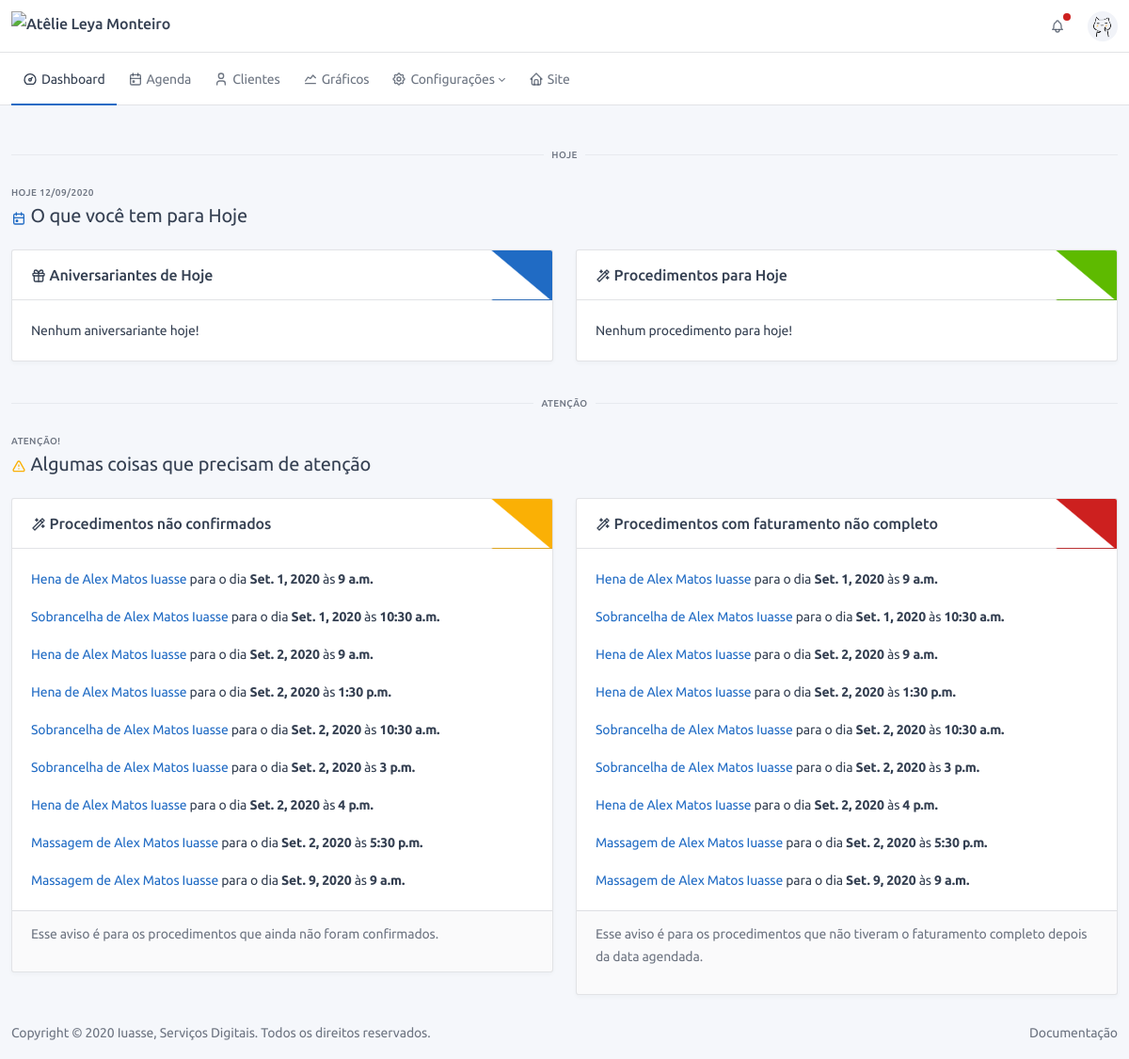
The app's page /dashboard/ (signed in), older data.
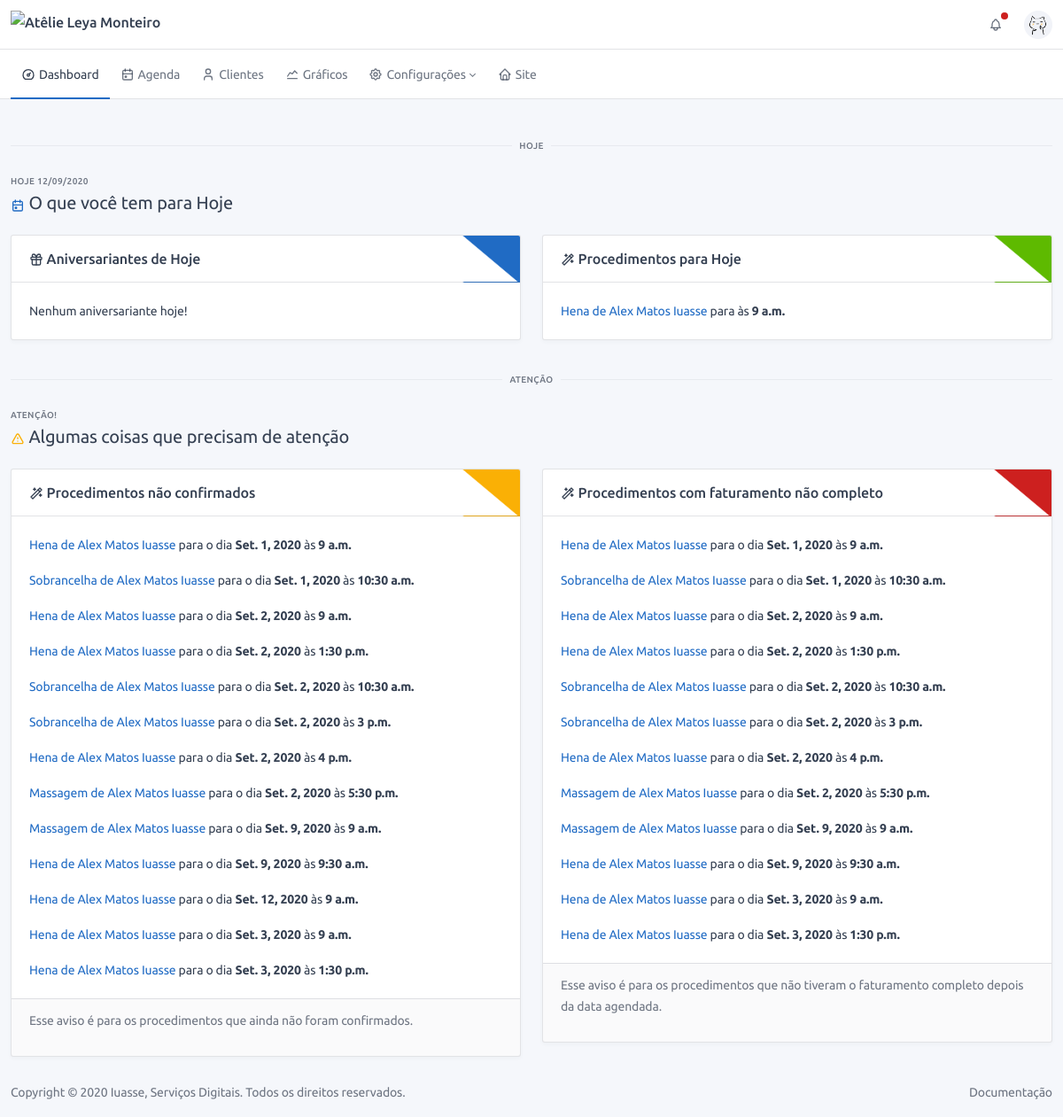
The same page, newer data.
### service/models.py (models this page shows, shortened)
class OrderOfService(BaseModel):
    type_of_service = models.ForeignKey("config.TypeOfService", verbose_name="Procedimento", on_delete=models.SET_NULL,
                                        null=True)
    status = models.ForeignKey("config.StatusService", verbose_name="Status", on_delete=models.PROTECT)
    finished = models.BooleanField("finalizado", default=False)
    counted = models.BooleanField("contabilizado", default=False, help_text="Procedimento já foi contabilizado?")
    confirmed = models.BooleanField("confirmado", default=False, help_text="Procedimento foi confirmado?")
    canceled = models.BooleanField("cancelado", default=False, help_text="Procedimento foi cancelado?")
    date = models.DateField("Data", default=timezone.localtime(timezone.now()))
    time = models.TimeField("Hora", default=timezone.localtime(timezone.now()))
    observation = models.TextField("observação", blank=True)
    customer = models.ForeignKey("users.CustomUser", verbose_name="Cliente", on_delete=models.CASCADE, blank=True,
                                 null=True)
    def get_absolute_url(self):
        return reverse(self.get_reverse_profile, kwargs={'cpk': self.customer.pk, 'pk': self.pk})
    def get_full_name(self):
        return "{} de {}".format(self.type_of_service, self.customer.get_full_name())
    def get_invoice_not_completed(self):
        if self.date < date.today():
            for i in self.invoice_set.all():
                if not i.type_of_payment:
                    return True
        return False

### users/models.py (models this page shows, shortened)
class CustomUser(AbstractUser):
    birth_day = models.DateField('data de nascimento', blank=True, null=True)
    whatsapp = models.CharField('whatsapp', max_length=16)
    total_of_points = models.IntegerField(default=0, verbose_name='Total de pontos')
    def get_full_name(self):
        return "{} {}".format(self.first_name, self.last_name)

### config/models.py (models this page shows, shortened)
class BaseConfigModel(BaseModel):
    name = models.CharField("nome", max_length=128)
    def __str__(self):
        return self.name
    class Meta:
        abstract = True

class TypeOfService(BaseConfigModel):
    contextual = models.CharField("cor", default="#ffffff", max_length=7,
                                  help_text="Escolha uma cor para representar esse procedimento!")
    time = models.FloatField("tempo", default=30, help_text="Coloque o tempo em minutos, ex.: 1hr = 60min")
    value = models.DecimalField("Valor", max_digits=11, decimal_places=2, default=0,
                                help_text="Valor do procedimento, ele será usado para auto preenchimento de alguns "
                                          "campos!")
    rewarded_points = models.IntegerField("pontos ganhos", default=0)
    description = models.TextField("Descrição", blank=True, help_text="Usado no site para descrever o procedimento")
    image = models.ImageField("Foto", upload_to='images/', help_text="Foto representando o procedimento.",
                              blank=True, null=True)

### frontend/views.py (the view)
# urls.py: path('dashboard/', Dashboard.as_view(), name='dashboard'),
class Dashboard(LoginRequiredMixin, View):
    template = 'dashboard.html'
    def get(self, request):
        return render(request, self.template, context_dashboard())

### base/models.py (called while the page is built)
    @property
    def get_reverse_profile(self):
        return '{}:{}:profile'.format(self._meta.app_label, self._meta.model_name)

### frontend/templates/dashboard.html
{% extends 'base.html' %}
{% load static %}
{% block content %}
<div class="container-xl">
    <div class="hr-text">Hoje</div>
    <div class="page-header">
        <div class="row align-items-center">
            <div class="col-auto">
                <div class="page-pretitle">
                    {{today.pre_title}}
                </div>
                <h2 class="page-title">
                    <span class="text-primary">{{today.title.icon|safe}}</span>
                    {{today.title.text}}
                </h2>
            </div>
        </div>
    </div>
    <div class="row">
        <div class="col-lg-6 col-md-12">
            <div class="card">
                <div class="card-header bg-triangle-top-primary">
                    <div class="card-title">
                        {{birthdays.title.icon|safe}}
                        {{birthdays.title.text}}
                    </div>
                </div>
                <div class="card-body">
                    {% if birthdays.data %}
                    {% for obj in birthdays.data %}
                    <p>
                        <a href="{{obj.get_absolute_url}}" target="_blank">
                            {{obj.get_full_name}}
                        </a>
                        faz <span class="font-weight-bold">{{obj.get_age}}</span> anos hoje,
                        Whatsapp: <span class="font-weight-bold">{{obj.whatsapp}}</span>
                    </p>
                    {% endfor %}
                    {% else %}
                    <p>Nenhum aniversariante hoje!</p>
                    {% endif %}
                </div>
            </div>
        </div>
        <div class="col-lg-6 col-md-12">
            <div class="card">
                <div class="card-header bg-triangle-top-success">
                    <div class="card-title">
                        {{services_today.title.icon|safe}}
                        {{services_today.title.text}}
                    </div>
                </div>
                <div class="card-body">
                    {% if services_today.data %}
                    {% for obj in services_today.data %}
                    <p>
                        <a href="{{obj.get_absolute_url}}" target="_blank">
                            {{obj.get_full_name}}
                        </a>
                        para às <span class="font-weight-bold">{{obj.time}}</span>
                    </p>
                    {% endfor %}
                    {% else %}
                    <p>Nenhum procedimento para hoje!</p>
                    {% endif %}
                </div>
            </div>
        </div>
    </div>
</div>
<div class="container-xl dashboard">
    <div class="hr-text">Atenção</div>
    <div class="page-header">
        <div class="row align-items-center">
            <div class="col-auto">
                <div class="page-pretitle">
                    {{atention.pre_title}}
                </div>
                <h2 class="page-title">
                    <span class="text-warning">{{atention.title.icon|safe}}</span>
                    {{atention.title.text}}
                </h2>
            </div>
        </div>
    </div>
    <div class="row">
        {% if services_not_confirmed.data %}
        <div class="col-lg-6 col-md-12">
            <div class="card">
                <div class="card-header bg-triangle-top-warning">
                    <div class="card-title">
                        {{services_not_confirmed.title.icon|safe}}
                        {{services_not_confirmed.title.text}}
                    </div>
                </div>
                <div class="card-body">
                    {% for obj in services_not_confirmed.data %}
                    <p>
                        <a href="{{obj.get_absolute_url}}" target="_blank">
                            {{obj.get_full_name}}
                        </a>
                        para o dia <span class="font-weight-bold">{{obj.date}}</span>
                        às <span class="font-weight-bold">{{obj.time}}</span>
                    </p>
                    {% endfor %}
                </div>
                <div class="card-footer">
                    <p>Esse aviso é para os procedimentos que ainda não foram confirmados.</p>
                </div>
            </div>
        </div>
        {% endif %}
        {% if services_invoice_not_completed.data %}
        <div class="col-lg-6 col-md-12">
            <div class="card">
                <div class="card-header bg-triangle-top-danger">
                    <div class="card-title">
                        {{services_invoice_not_completed.title.icon|safe}}
                        {{services_invoice_not_completed.title.text}}
                    </div>
                </div>
                <div class="card-body">
                    {% for obj in services_invoice_not_completed.data %}
                    <p>
                        <a href="{{obj.get_absolute_url}}" target="_blank">
                            {{obj.get_full_name}}
                        </a>
                        para o dia <span class="font-weight-bold">{{obj.date}}</span>
                        às <span class="font-weight-bold">{{obj.time}}</span>
                    </p>
                    {% endfor %}
                </div>
                <div class="card-footer">
                    <p>Esse aviso é para os procedimentos que não tiveram o faturamento completo depois da data
                        agendada.</p>
                </div>
            </div>
        </div>
        {% endif %}
    </div>
</div>
{% endblock %}

### frontend/templates/base.html (shortened to what this page needs)
<!DOCTYPE html>
<html lang="en">
<head>
    {% load static %}
    <link href="{% static 'dist/css/tabler.min.css' %}" rel="stylesheet"/>
    <link href="{% static 'custom/css/custom-css.css' %}" rel="stylesheet"/>
</head>
{% block body_html %}
<body class="antialiased">
{% block sidebar %}{% include "topbar.html" %}{% endblock %}
<div class="page">
    <div class="content" id="content">
        {% block content %}{% include "dashboard.html" %}{% endblock %}
        {% block footer %}{% include "footer.html" %}{% endblock %}
    </div>
</div>
</body>
{% endblock %}
</html>

### frontend/templates/topbar.html (shortened to what this page needs)
{% load static %}
<header class="navbar navbar-expand-md navbar-light">
    <div class="container-xl">
        <a class="navbar-brand navbar-brand-autodark d-none-navbar-horizontal pr-0 pr-md-3"
           href="{% url 'frontend:dashboard' %}">
            <img alt="{{NAME_OF_ENTERPRISE}}" class="navbar-brand-image" src="{% static 'logo-bar.svgz' %}">
        </a>
        <div class="navbar-nav flex-row order-md-last">
            <div class="nav-item dropdown d-none d-md-flex mr-3">
                <a class="nav-link px-0" data-toggle="dropdown" href="#" tabindex="-1">
                    <span class="badge bg-red"></span>
                </a>
            </div>
            <div class="nav-item dropdown">
                <a class="nav-link d-flex lh-1 text-reset p-0" data-toggle="dropdown" href="#">
                    <span class="avatar" style="background-image: url('{% static 'avatars/000.png' %}')"></span>
                </a>
            </div>
        </div>
    </div>
</header>
<div class="navbar-expand-md">
    <div class="collapse navbar-collapse" id="navbar-menu">
        <div class="navbar navbar-light">
            <div class="container-xl">
                <ul class="navbar-nav">
                    <li class="nav-item {% if request.resolver_match.url_name == 'dashboard' %}active{% endif %}">
                        <a class="nav-link" href="{% url 'frontend:dashboard' %}">
                        <span class="nav-link-icon d-md-none d-lg-inline-block">
                          {{ICON_DASHBOARD|safe}}
                        </span>
                            <span class="nav-link-title">Dashboard</span>
                        </a>
                    </li>
                    <li class="nav-item {% if 'business' in request.path %}active{% endif %}">
                        <a class="nav-link" href="{% url 'business:calendar:view' %}">
                        <span class="nav-link-icon d-md-none d-lg-inline-block">
                          {{ICON_CALENDAR|safe}}
                        </span>
                            <span class="nav-link-title">Agenda</span>
                        </a>
                    </li>
                    <li class="nav-item {% if 'user' in request.path %}active{% endif %}">
                        <a class="nav-link" href="{% url 'users:customuser:view' %}">
                         <span class="nav-link-icon d-md-none d-lg-inline-block">
                          {{ICON_PERSON|safe}}
                        </span>
                            <span class="nav-link-title">Clientes</span>
                        </a>
                    </li>
                    <li class="nav-item {% if 'chart' in request.path %}active{% endif %}">
                        {% now "Y" as current_year %}
                        <a class="nav-link" href="{% url 'frontend:chart' year=current_year %}">
                         <span class="nav-link-icon d-md-none d-lg-inline-block">
                          {{ICON_LINE_CHART|safe}}
                        </span>
                            <span class="nav-link-title">Gráficos</span>
                        </a>
                    </li>
                    <li class="nav-item dropdown nav-item {% if 'config' in request.path %}active{% endif %}">
                        <a aria-expanded="false" class="nav-link dropdown-toggle" data-toggle="dropdown"
                           href="#navbar-base" role="button">
                            <span class="nav-link-icon d-md-none d-lg-inline-block">{{ICON_SETTINGS|safe}}</span>
                            <span class="nav-link-title">Configurações</span>
                        </a>
                    </li>
                    <li class="nav-item {% if 'homepage' in request.path %}active{% endif %}">
                        <a class="nav-link" href="{% url 'frontend:homepage' %}">
                        <span class="nav-link-icon d-md-none d-lg-inline-block">
                          {{ICON_HOME|safe}}
                        </span>
                            <span class="nav-link-title">Site</span>
                        </a>
                    </li>
                </ul>
            </div>
        </div>
    </div>
</div>

### frontend/templates/footer.html
<footer class="footer footer-transparent">
    <div class="container-xl">
        <div class="row text-center align-items-center flex-row-reverse">
            <div class="col-lg-auto ml-lg-auto">
                <ul class="list-inline list-inline-dots mb-0">
                    <li class="list-inline-item"><a class="link-secondary" href="./docs/index.html">Documentação</a>
                    </li>
                </ul>
            </div>
            <div class="col-12 col-lg-auto mt-3 mt-lg-0">
                Copyright © 2020
                <a class="link-secondary" href="https://iuasse.com.br">Iuasse, Serviços Digitais</a>.
                Todos os direitos reservados.
            </div>
        </div>
    </div>
</footer>

### frontend/static/custom/css/custom-css.css (style rules this page uses)
.bg-triangle-top-primary { background: linear-gradient(-140deg, #206bc4 10%, rgba(0, 0, 0, 0) 10.3%); }
.bg-triangle-top-success { background: linear-gradient(-140deg, #5eba00 10%, rgba(0, 0, 0, 0) 10.3%); }
.bg-triangle-top-warning { background: linear-gradient(-140deg, #fab005 10%, rgba(0, 0, 0, 0) 10.3%); }
.bg-triangle-top-danger { background: linear-gradient(-140deg, #cd201f 10%, rgba(0, 0, 0, 0) 10.3%); }

### frontend/templates/base.html (style rules this page uses)
body { display: none; }

Row changes from the older to the newer data that the page shows:
added OrderOfService: get_full_name "Hena de Alex Matos Iuasse", time "9 a.m.", date "Set. 12, 2020"
added OrderOfService: get_full_name "Hena de Alex Matos Iuasse", date "Set. 9, 2020", time "9:30 a.m."
added OrderOfService: get_full_name "Hena de Alex Matos Iuasse", date "Set. 3, 2020", time "9 a.m."
added OrderOfService: get_full_name "Hena de Alex Matos Iuasse", date "Set. 3, 2020", time "1:30 p.m."
Text that changed along with them:
text no longer shown: "Nenhum procedimento para hoje!"
